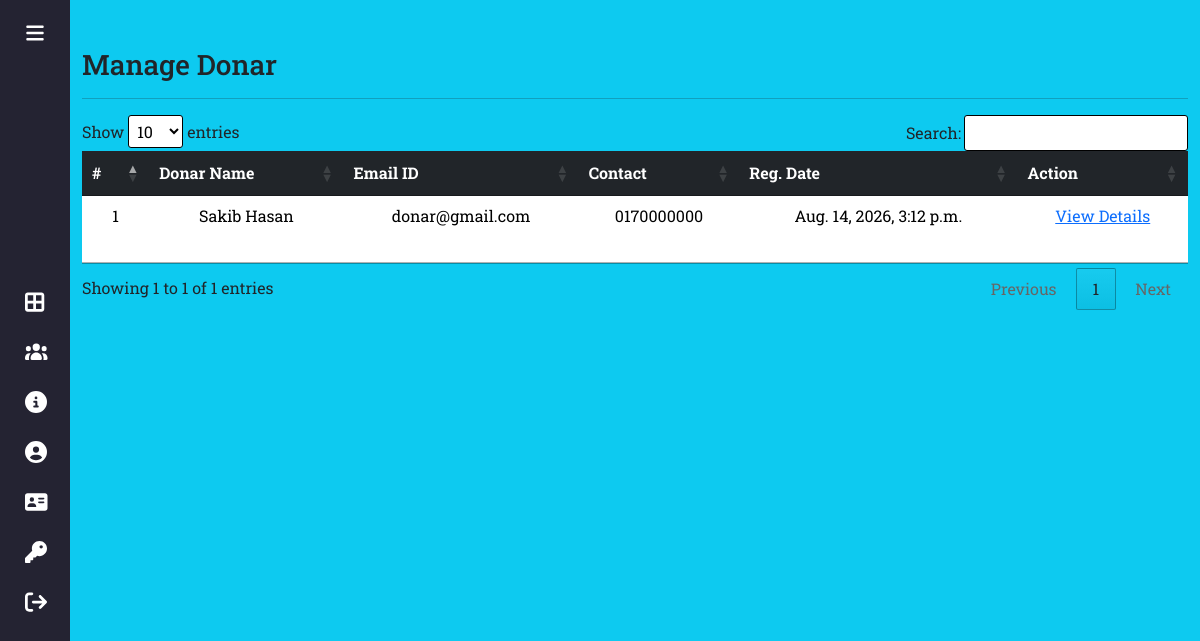
The page /manage-donar/ (signed in) on the database its author committed.
### app/models.py (models this page shows, shortened)
class Donar(models.Model):
    user = models.ForeignKey(User, on_delete=models.CASCADE)
    contact = models.CharField(max_length=15, null=True)
    address = models.CharField(max_length=300, null=True)
    userpic = models.ImageField(upload_to='Donar', null=True, blank=True)
    regdate = models.DateTimeField(auto_now_add=True)

### app/views.py (the view)
# urls.py: path("manage-donar/", views.manage_donar, name="manage_donar"),
def manage_donar(request):
    if not request.user.is_authenticated:
        return redirect('/login-admin')
    donar = Donar.objects.all()
    return render(request, "manage-donar.html",locals())

### app/templates/manage-donar.html
{% extends 'index-admin.html' %}
{% load static %}
{% block main %}
<div class="container mt-5 vh-100 table-responsive">
    <h3>Manage Donar</h3>
    <hr>
    <table id="mytable" class="table data">
        <thead class="table-dark">
            <tr class="text-center">
                <th scope="col">#</th>
                <th>Donar Name</th>
                <th>Email ID</th>
                <th>Contact</th>
                <th>Reg. Date</th>
                <th>Action</th>
              </tr>
        </thead>
        <tbody>
            {% for i in donar %}
            <tr class="text-center">
                <td>{{forloop.counter}}</td>
                <td>{{i.user.first_name}} {{i.user.last_name}}</td>
                <td>{{i.user.email}}</td>
                <td>{{i.contact}}</td>
                <td>{{i.regdate}}</td>
                <td><a href="{% url 'view_donardetail' i.id %}" class="text-primary">View Details</a></td>
            </tr>
            {% endfor %}
        </tbody>
    </table>
  </div>
{% endblock main %}

### app/static/css/style-admin.css (style rules this page uses)
* { margin:0; padding:0; box-sizing: border-box; }
body { position: relative; min-height: 100vh; width: 100%; overflow: hidden; }
.table tr td { height: 50px; }

### rows shown on the page
Donar: user.first_name "Sakib", user.last_name "Hasan", user.email "donar@gmail.com", contact "0170000000", regdate "Aug. 14, 2026, 3:12 p.m."
